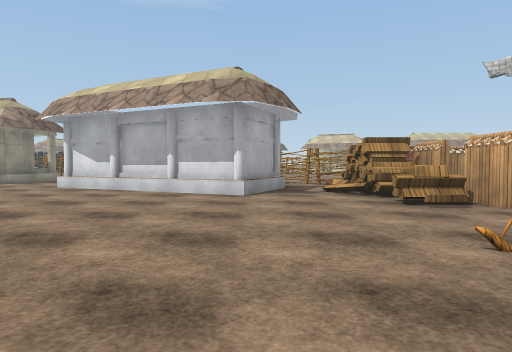
[1] (above)

24 first-person views from a walk through a Unity game level. The camera is 1.2 m above the floor, tilts 2° down and sees 75° across. The floor is counted in squares, 2 m on a side. Each view is taken from the middle of a square. On the plan, view 1 faces up. The plan holds only what a view shows up to about 10 squares ahead; the rest is blank. The place goes on beyond the plan. The player is left out. Some animated figures are not drawn. Some surface patterns are stand-ins.

[2]
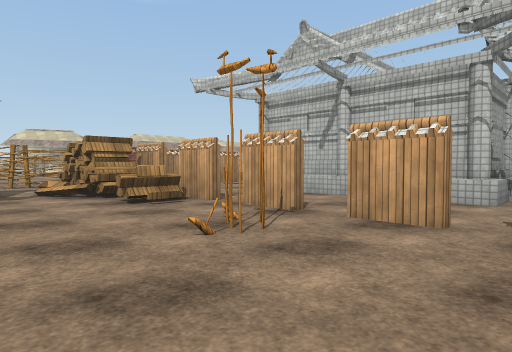

[3]
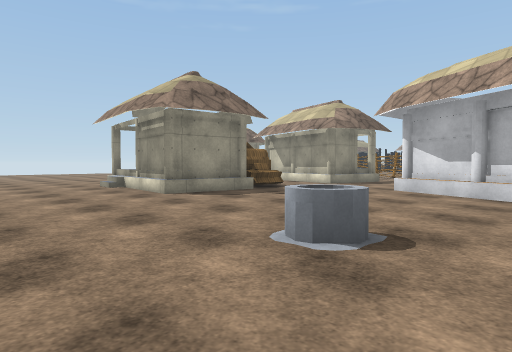

[4]
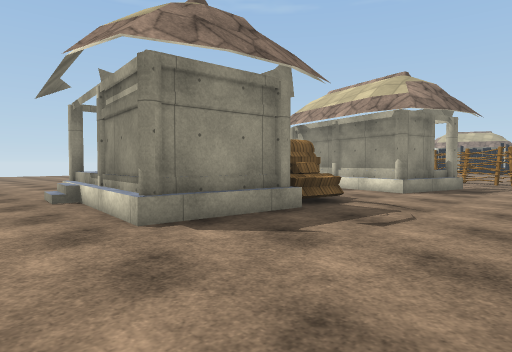

[5]
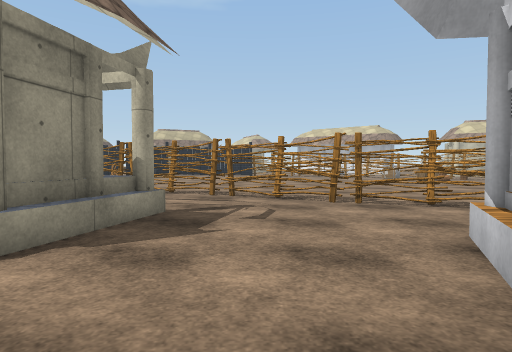

[6]
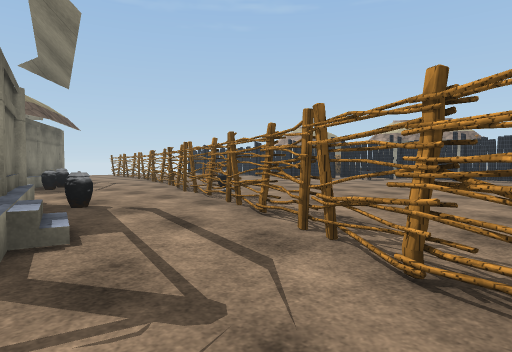

[7]
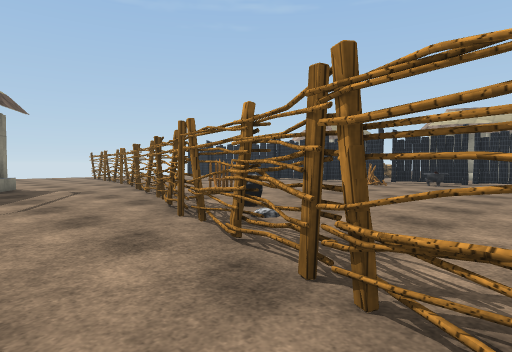

[8]
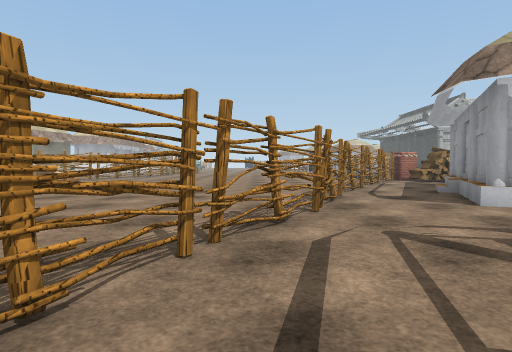

[9]
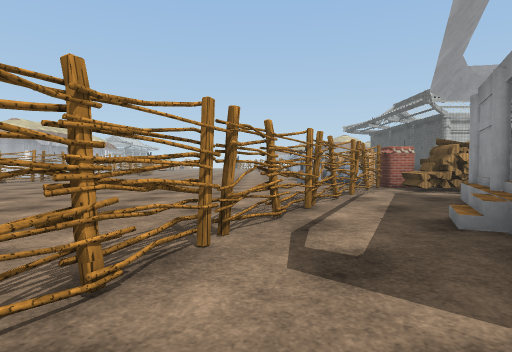

[10]
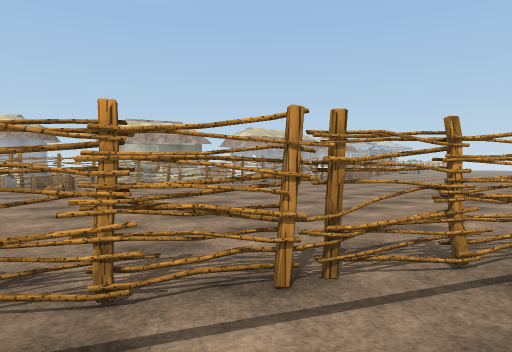

[11]
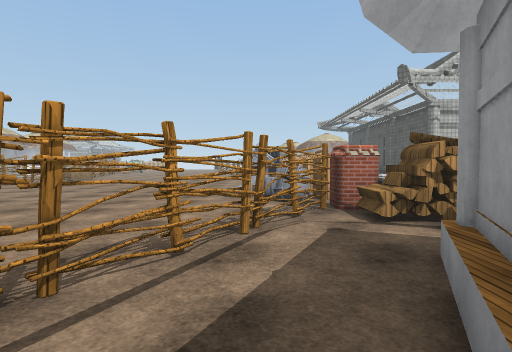

[12]
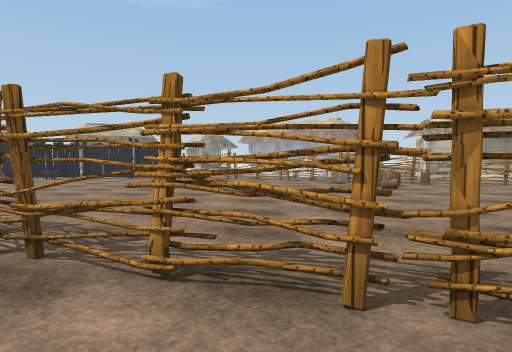

[13]
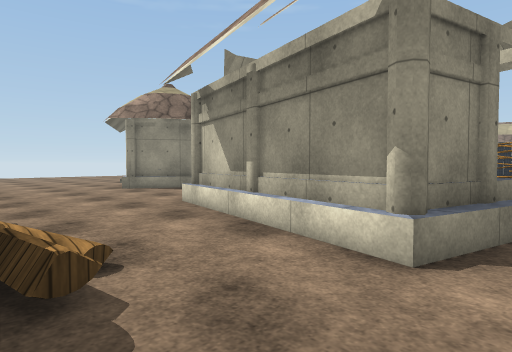

[14]
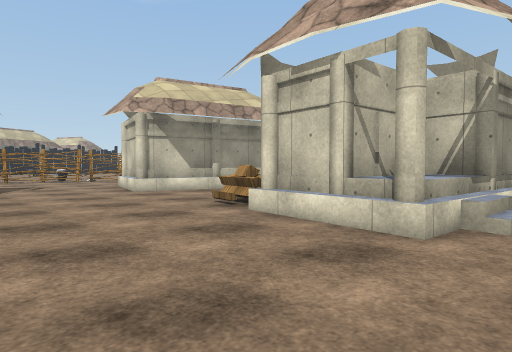

[15]
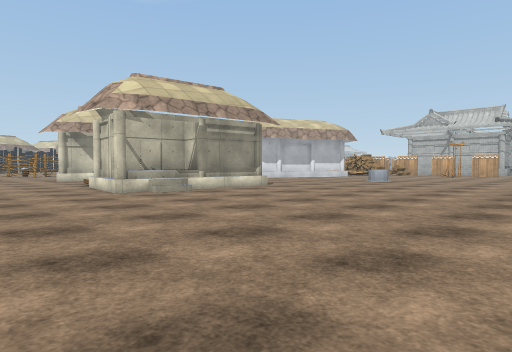

[16]
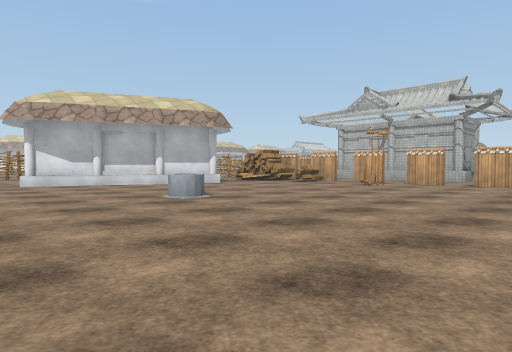

[17]
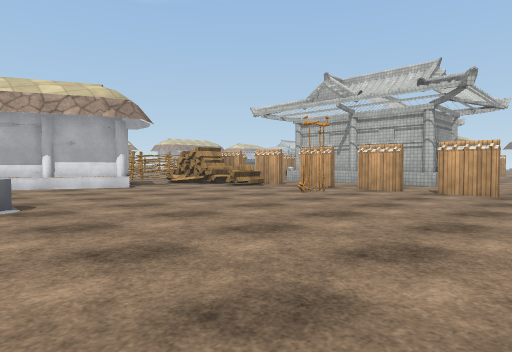

[18]
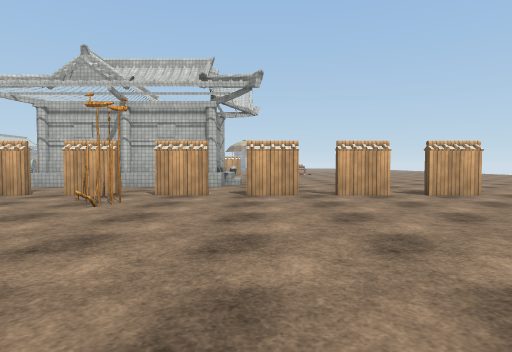

[19]
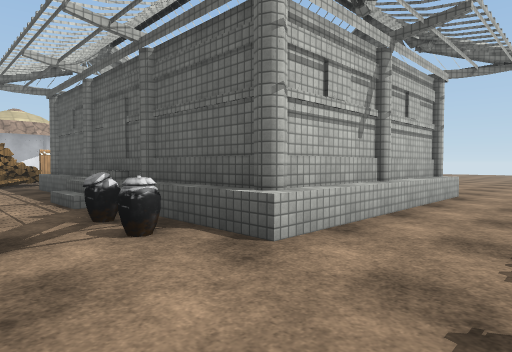

[20]
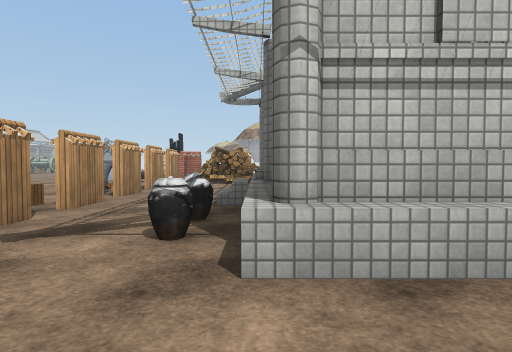

[21]
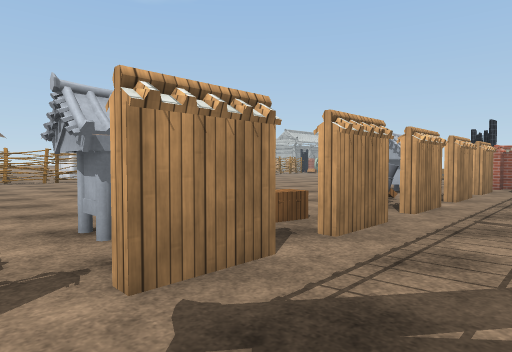

[22]
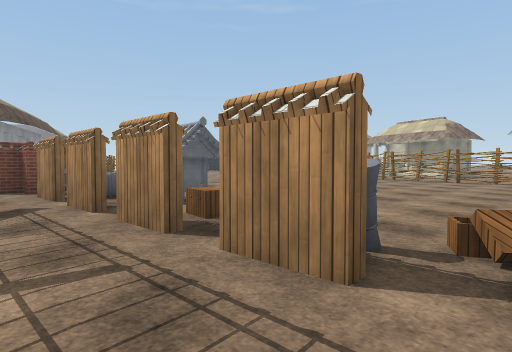

[23]
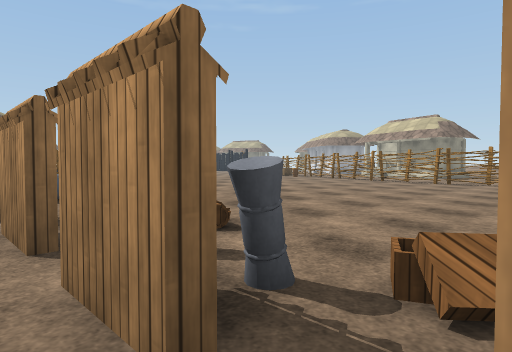

[24]
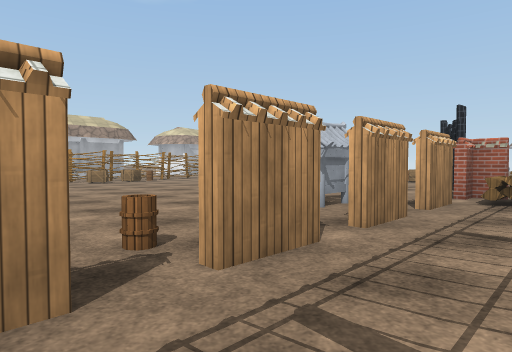

### Floor plan
Points are (right, up) in squares from view 1. A wall is a line through its corners. A room is listed if a view was taken in it or the views show most of it. See-through windows are left out.
Room 1 (views 1, 2, 3, 4, 5, 6, 7, 8, 9, 10, 11, 12, 13, 14, 15, 16, 17, 18, 19, 20, 21, 24)
walls: (-3.5, 10.2) (-2.6, 9.8); (-1.7, 9.4) (-1, 9.1); (-0.5, 8.8) (0.5, 8.4); (-7.5, 11.8) (-7.9, 10.3) (-11.5, 11.2); (0.6, 8.6) (-0.4, 6.5); (-3.4, 8.1) (-4.9, 8.8); (-1.8, 7.4) (-3.3, 8); (-0.1, 6.6) (-1.7, 7.3); (3.5, 8.6) (4.1, 8.6); (4.1, 8.5) (3.6, 8.5); (-8.3, 8.1) (-8.5, 7.1); (-8.4, 8) (-8.6, 7.2); (-8.5, 8) (-8.6, 7.2); (-11, 13) (-9.6, 12.7); (-8, 6.5) (-8.3, 4.5); (-11.4, 11.7) (-11, 13.2); (7, 9.7) (6.7, 10.3); (7, 9.5) (7, 10.4); (7.9, 10.4) (7.9, 9.6); (7.7, 8.5) (6.6, 8.5); (-8.2, 4.7) (-10.1, 4.9) (-10, 5.6) (-12.1, 5.9); (-11.5, 7.7) (-11.3, 8.2); (-14.4, 13.2) (-15.2, 11.9); (3.4, 2.6) (3.4, 3.8); (-11.9, 5.5) (-11.8, 6.9); (6, 3.6) (6, 5.8) (8.2, 5.8); (8.5, 5.8) (10.5, 5.8); (-15.5, 14.1) (-15.1, 13.9); (3.4, 0.9) (3.4, 2); (6, 1.2) (6, 3.4); (12.8, 9.4) (12.8, 10.1); (3.4, -0.9) (3.4, 0.3); (3.4, -2.5) (3.4, -1.5)
low walls: (-3.7, 10.5) (-2.6, 10); (-1.2, 9.4) (0.6, 8.6); (-4.8, 9.6) (-4.2, 10.8); (-7.4, 11.1) (-7.7, 10) (-11.5, 11); (0.5, 8) (-0.2, 6.4) (-5.2, 8.7); (-7.9, 7.9) (-8, 6.9); (-8.2, 7.7) (-8.3, 7.2); (-7.8, 6.9) (-8.1, 4.5) (-10.6, 4.7); (-11.5, 12) (-11.2, 13.2) (-9.2, 12.7); (-11.5, 7.5) (-11.4, 8.6); (-14.5, 12.7) (-15.2, 11.4); (-12.1, 5.9) (-12, 7.2); (-11.4, 5) (-11.9, 5.1); (-15.4, 14.3) (-14.5, 13.8); (8.9, 6.1) (11.6, 6.1); (-12.2, 4.8) (-12.1, 5.6); (5.7, 0.9) (5.7, 6.1) (8.7, 6.1)
ways out: opening at (4, -1.5) to room 2; opening at (5, 0) to room 2; opening at (12.5, 7.5) to room 2; gap at (4, 2); gap at (8, 10)
objects: jar (-15, 15); other object (-15, 17) to (-14, 18); jar (-14, 14); other object (-13, 17); fence (-13, 19); other object (-12, 17); fence (-12, 25) to (-11, 25); other object (-11, 16); jar (-11, 17); other object (-11, 24); jar (-10, 14); other object (-10, 15) to (-9, 16); fence (-10, 25) to (-8, 25); other object (-8, 15) to (-7, 15); other object (-7, 13) to (-5, 14); other object (-4, 12) to (-2, 13); other object (-3, 3); other object (-1, 11) to (-1, 12); other object (-1, 22); other object (0, 11) to (1, 11); other object (0, 22); other object (1, 20); other object (1, 21); other object (2, 2); other object (2, 5) to (3, 5); other object (2, 7) to (3, 8); other object (2, 9) to (3, 10); other object (2, 21); other object (3, 20) to (4, 21); bag (5, 9); other object (6, 9) to (6, 10); jar (7, 7); other object (7, 19) to (9, 19); jar (8, 7); chest (9, 9) to (9, 10); barrel (10, 9); other object (10, 19) to (11, 19); other object (11, 9); chest (12, 10)
Room 2 (views 22, 23)
walls: (8.2, 1.2) (6.4, 1.2); (10.9, 5.8) (12.7, 5.8); (13, 8.5) (11.9, 8.5); (14.5, 8.5) (13.6, 8.5); (13.6, 9.6) (12.7, 9.6)
low walls: (11.6, 6.1) (13.1, 6.1)
ways out: opening at (4, -1.5) to room 1; opening at (5, 0) to room 1; opening at (12.5, 7.5) to room 1

Where each view was taken, in squares from view 1:
view 1: 0 up, 0 right, facing up
view 2: 0 up, 0 right, facing up-right
view 3: 1 up, 2 left, facing up-left
view 4: 3 up, 5 left, facing up-left
view 5: 8 up, 6 left, facing up
view 6: 12 up, 5 left, facing up-left
view 7: 14 up, 8 left, facing up-left
view 8: 14 up, 9 left, facing right
view 9: 12 up, 5 left, facing right
view 10: 10 up, 2 left, facing up-right
view 11: 10 up, 2 left, facing right
view 12: 11 up, 3 left, facing up
view 13: 8 up, 7 left, facing up-left
view 14: 4 up, 15 left, facing up-right
view 15: 2 down, 15 left, facing up-right
view 16: 2 down, 7 left, facing up-right
view 17: 2 down, 4 left, facing up-right
view 18: 0 up, 3 left, facing right
view 19: 8 up, 4 right, facing down-right
view 20: 6 up, 4 right, facing right
view 21: 7 up, 6 right, facing up-right
view 22: 7 up, 12 right, facing up-left
view 23: 8 up, 12 right, facing up-left
view 24: 7 up, 9 right, facing up-right
